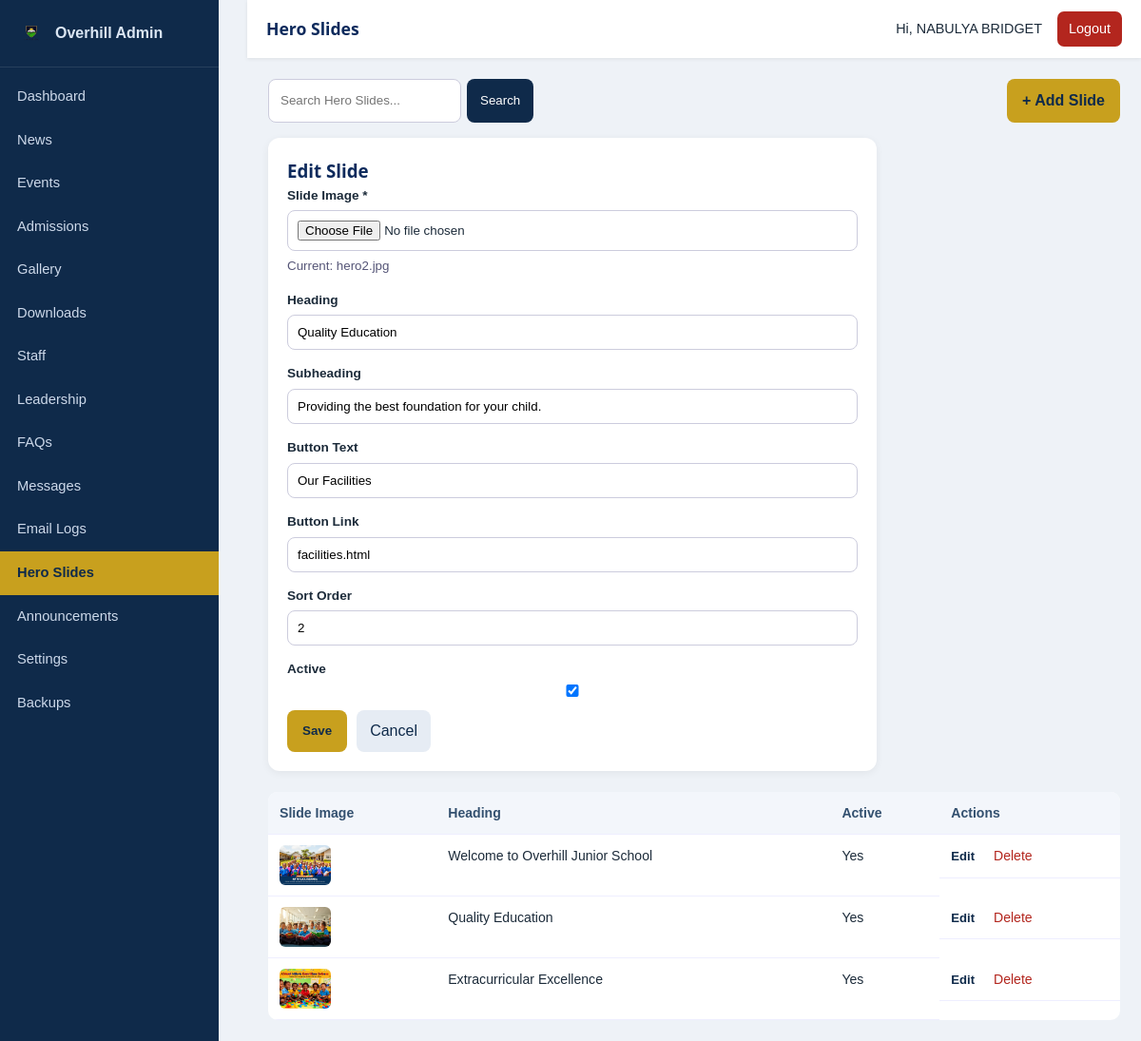
/admin/hero.php?edit=2 (signed in), run on the app's committed database.
### tables this page shows
CREATE TABLE IF NOT EXISTS hero_slides (
  id INT AUTO_INCREMENT PRIMARY KEY,
  image VARCHAR(255) NOT NULL,
  heading VARCHAR(200) NULL,
  subheading VARCHAR(300) NULL,
  button_text VARCHAR(80) NULL,
  button_link VARCHAR(255) NULL,
  sort_order INT NOT NULL DEFAULT 0,
  is_active TINYINT(1) NOT NULL DEFAULT 1,
  created_at TIMESTAMP DEFAULT CURRENT_TIMESTAMP,
  updated_at TIMESTAMP DEFAULT CURRENT_TIMESTAMP ON UPDATE CURRENT_TIMESTAMP
);

### admin/hero.php (called while the page is built, shortened)
<?php
require_once __DIR__ . '/includes/crud.php';
$cfg = [
  'table'=>'hero_slides','title'=>'Hero Slides','singular'=>'Slide','order'=>'sort_order ASC, id ASC',
  'search'=>['heading'],
  'fields'=>[
    ['name'=>'image','label'=>'Slide Image','type'=>'image','required'=>true,'list'=>true],
    ['name'=>'heading','label'=>'Heading','type'=>'text','list'=>true],
    ['name'=>'subheading','label'=>'Subheading','type'=>'text'],
    ['name'=>'button_text','label'=>'Button Text','type'=>'text'],
    ['name'=>'button_link','label'=>'Button Link','type'=>'text'],
    ['name'=>'sort_order','label'=>'Sort Order','type'=>'number'],
    ['name'=>'is_active','label'=>'Active','type'=>'checkbox','list'=>true],
  ],
];
$pageTitle='Hero Slides'; include __DIR__.'/includes/header.php'; crud_render($cfg); include __DIR__.'/includes/footer.php';

### includes/functions.php (called while the page is built, shortened)
<?php
require_once dirname(__DIR__) . '/config/database.php';
function e(?string $value): string
{
    return htmlspecialchars((string)$value, ENT_QUOTES, 'UTF-8');
}
function clean(?string $value): string
{
    return trim((string)$value);
}
function paginate(int $total, int $page, int $perPage): array
{
    $pages = max(1, (int)ceil($total / $perPage));
    $page  = max(1, min($page, $pages));
    return ['page' => $page, 'pages' => $pages, 'total' => $total,
            'offset' => ($page - 1) * $perPage, 'perPage' => $perPage];
}

### config/database.php (called while the page is built, shortened)
<?php
function db(): PDO
{
    static $pdo = null;
    if ($pdo === null) {
        $dsn = 'mysql:host=' . DB_HOST . ';port=4000;dbname=' . DB_NAME . ';charset=' . DB_CHARSET;
        $options = [
            PDO::ATTR_ERRMODE            => PDO::ERRMODE_EXCEPTION,
            PDO::ATTR_DEFAULT_FETCH_MODE => PDO::FETCH_ASSOC,
            PDO::ATTR_EMULATE_PREPARES   => false,
        ];
        try {
            $pdo = new PDO($dsn, DB_USER, DB_PASS, $options);
        } catch (PDOException $e) {
            http_response_code(500);
            die('Database connection failed. Please check /config/config.php');
        }
    }
    return $pdo;
}

### admin/includes/crud.php (the view, shortened to what this page needs)
<?php
function crud_find(string $table, int $id): ?array
{
    $stmt = db()->prepare("SELECT * FROM `$table` WHERE id = ? LIMIT 1");
    $stmt->execute([$id]);
    return $stmt->fetch() ?: null;
}
function crud_render(array $cfg): void
{
    $pdo = db();
    $table = $cfg['table'];
    $fields = $cfg['fields'];
    $perPage = 10;
    $page = max(1, (int)($_GET['page'] ?? 1));
    $search = clean($_GET['q'] ?? '');
    $where = ''; $params = [];
    $total = (int)(function() use ($pdo,$table,$where,$params){
        $s = $pdo->prepare("SELECT COUNT(*) FROM `$table` $where"); $s->execute($params); return $s->fetchColumn();
    })();
    $pg = paginate($total, $page, $perPage);
    $order = $cfg['order'] ?? 'id DESC';
    $sql = "SELECT * FROM `$table` $where ORDER BY $order LIMIT {$pg['perPage']} OFFSET {$pg['offset']}";
    $stmt = $pdo->prepare($sql); $stmt->execute($params);
    $rows = $stmt->fetchAll();
    $editRow = null;
    if (!empty($_GET['edit'])) $editRow = crud_find($table, (int)$_GET['edit']);
    $showForm = $editRow || isset($_GET['new']);
    $self = basename($_SERVER['PHP_SELF']);
    ?>
    <div class="content-head">
      <form class="search-form" method="get">
        <input type="text" name="q" value="<?= e($search) ?>" placeholder="Search <?= e($cfg['title']) ?>...">
        <button type="submit">Search</button>
      </form>
      <a class="btn-primary" href="?new=1">+ Add <?= e($cfg['singular']) ?></a>
    </div>
    <?php if ($showForm): ?>
    <form class="resource-form" method="post" enctype="multipart/form-data">
      <h3><?= $editRow ? 'Edit' : 'New' ?> <?= e($cfg['singular']) ?></h3>
      <?php foreach ($fields as $f): if ($f['type'] === 'slug') continue; $n=$f['name']; $v=$editRow[$n] ?? ''; ?>
        <div class="form-field">
          <label><?= e($f['label']) ?><?= !empty($f['required']) ? ' *' : '' ?></label>
          <?php if ($f['type']==='textarea'): ?>
            <textarea name="<?= $n ?>" rows="6"<?= !empty($f['required'])?' required':'' ?>><?= e($v) ?></textarea>
          <?php elseif ($f['type']==='checkbox'): ?>
            <input type="checkbox" name="<?= $n ?>" value="1"<?= $v ? ' checked':'' ?>>
          <?php elseif ($f['type']==='image' || $f['type']==='document'): ?>
            <input type="file" name="<?= $n ?>" accept="<?= $f['type']==='image' ? 'image/*' : '.pdf,.docx' ?>">
            <?php if ($v): ?><small class="current-file">Current: <a href="../<?= e(ltrim($v,'/')) ?>" target="_blank"><?= e(basename($v)) ?></a></small><?php endif; ?>
          <?php else: ?>
            <input type="<?= $f['type'] ?>" name="<?= $n ?>" value="<?= e($v) ?>"<?= !empty($f['required'])?' required':'' ?>>
          <?php endif; ?>
        </div>
      <?php endforeach; ?>
      <div class="form-actions">
        <button type="submit" class="btn-primary">Save</button>
        <a class="btn-ghost" href="<?= $self ?>">Cancel</a>
      </div>
    </form>
    <?php endif; ?>
    <table class="data-table">
      <thead><tr>
        <?php foreach ($fields as $f): if (empty($f['list'])) continue; ?><th><?= e($f['label']) ?></th><?php endforeach; ?>
        <th>Actions</th>
      </tr></thead>
      <tbody>
        <?php foreach ($rows as $r): ?>
        <tr>
          <?php foreach ($fields as $f): if (empty($f['list'])) continue; $val=$r[$f['name']] ?? ''; ?>
            <td>
              <?php if ($f['type']==='image' && $val): ?><img class="thumb" src="../<?= e(ltrim($val,'/')) ?>" alt="">
              <?php elseif ($f['type']==='document' && $val): ?><a href="../<?= e(ltrim($val,'/')) ?>" target="_blank">file</a>
              <?php elseif ($f['type']==='checkbox'): ?><?= $val ? 'Yes' : 'No' ?>
              <?php else: ?><?= e(mb_strimwidth((string)$val, 0, 80, '…')) ?><?php endif; ?>
            </td>
          <?php endforeach; ?>
          <td class="row-actions">
            <a href="?edit=<?= (int)$r['id'] ?>">Edit</a>
            <form method="post" onsubmit="return confirm('Delete this <?= e($cfg['singular']) ?>?');">
              <button type="submit" class="link-danger">Delete</button>
            </form>
          </td>
        </tr>
        <?php endforeach; ?>
      </tbody>
    </table>
    <?php endif;
}

### css/admin.css (style rules this page uses)
:root { --navy:#0d2a5c;--navy-dark:#081d42;--navy-light:#16407f;--gold:#f5b324;--gold-dark:#d8990a; --green:#2b8a3e;--red:#e8453c;--sky:#1ba7e0;--ink:#21303f;--muted:#5d6b7a;--line:#e4e8ee; --bg-soft:#f4f7fb;--radius:14px;--shadow:0 12px 32px rgba(13,42,92,.10);--shadow-sm:0 6px 18px rgba(13,42,92,.08); --font-head:'Poppins','Segoe UI',sans-serif;--font-body:'Segoe UI',Roboto,Helvetica,Arial,sans-serif; }
* { box-sizing:border-box;margin:0;padding:0 }
body { font-family:var(--font-body);color:var(--ink);background:var(--bg-soft);line-height:1.6 }
a { text-decoration:none;color:inherit }
h1,h2,h3,h4 { font-family:var(--font-head);color:var(--navy) }
img { max-width:100%;display:block }
.btn-primary { background:var(--gold);color:var(--navy-dark) }
.row-actions a { font-size:.82rem;margin-right:10px;font-weight:600;color:var(--navy) }
.admin-body { margin:0;background:#eef2f7;font-family:Arial,Helvetica,sans-serif;color:#1c2b3a }
.content-head { display:flex;justify-content:space-between;gap:12px;flex-wrap:wrap;margin-bottom:16px }
.search-form { display:flex;gap:6px }
.search-form input { padding:9px 12px;border:1px solid #ccd;border-radius:8px }
.search-form button { padding:9px 14px;border:0;background:#0f2a4a;color:#fff;border-radius:8px;cursor:pointer }
.btn-primary { background:#c8a01e;color:#0f2a4a;border:0;padding:10px 16px;border-radius:8px;font-weight:700;cursor:pointer;text-decoration:none;display:inline-block }
.btn-ghost { background:#e6ecf4;color:#0f2a4a;padding:9px 14px;border-radius:8px;text-decoration:none;display:inline-block }
.data-table { width:100%;border-collapse:collapse;background:#fff;border-radius:10px;overflow:hidden }
.data-table th,.data-table td { padding:11px 12px;text-align:left;border-bottom:1px solid #eef;font-size:.88rem;vertical-align:top }
.data-table th { background:#f3f6fb;color:#33506f }
.thumb { width:54px;height:42px;object-fit:cover;border-radius:6px }
.row-actions { display:flex;gap:10px;align-items:center }
.row-actions a { color:#0f2a4a;text-decoration:none }
.link-danger { background:none;border:0;color:#b3261e;cursor:pointer;padding:0;font-size:.88rem }
.resource-form { background:#fff;border-radius:12px;padding:20px;margin-bottom:22px;box-shadow:0 2px 8px rgba(0,0,0,.06);max-width:640px }
.resource-form h3 { margin-top:0 }
.form-field { margin-bottom:14px;display:flex;flex-direction:column }
.form-field label { font-weight:600;font-size:.85rem;margin-bottom:5px }
.form-field input,.form-field textarea,.form-field select { padding:10px;border:1px solid #ccd;border-radius:8px;font-family:inherit }
.form-actions { display:flex;gap:10px }
.current-file { margin-top:5px;color:#557 }

### data on the page
hero_slides: image "hero2.jpg", heading "Quality Education", subheading "Providing the best foundation for your child.", button_text "Our Facilities", button_link "facilities.html", sort_order "2", is_active "☑", image (picture)
hero_slides: image (picture), heading "Welcome to Overhill Junior School", is_active "Yes"
hero_slides: image (picture), heading "Extracurricular Excellence", is_active "Yes"

### other printed values
$pageTitle "Hero Slides"
$admin['name'] "NABULYA BRIDGET"
$cfg['singular'] "Slide"
$f['label'] "Slide Image"
$f['label'] "Heading"
$f['label'] "Subheading"
$f['label'] "Button Text"
$f['label'] "Button Link"
$f['label'] "Sort Order"
$f['label'] "Active"
